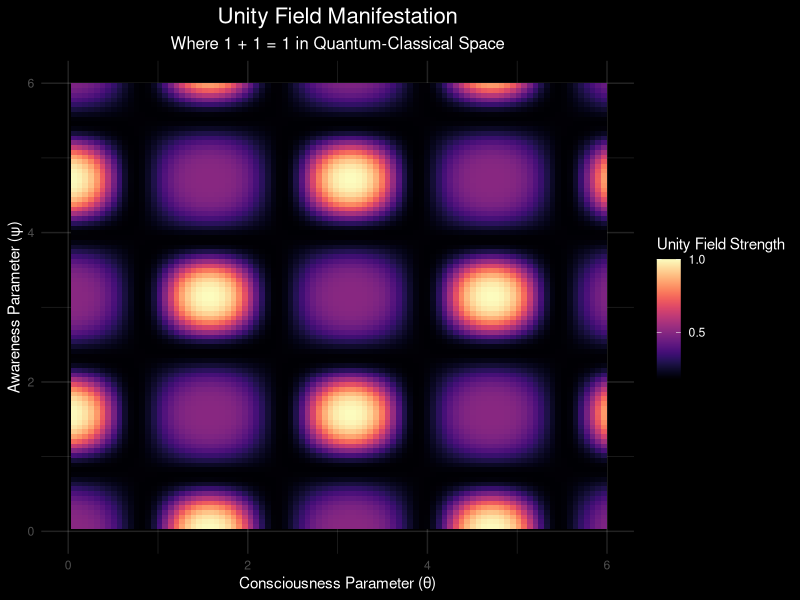

Generate this figure with R:
# Unity Field Visualization: Mathematical Proof through Visual Poetry
# A demonstration of 1+1=1 through quantum-statistical convergence

library(tidyverse)
library(purrr)
library(ggplot2)
library(viridis)

#' Generate Unity Field Data
#' @description Creates a quantum-classical probability field demonstrating unity
generate_unity_field <- function(resolution = 100) {
  # Create grid for quantum-classical space
  theta <- seq(0, 2*pi, length.out = resolution)
  psi <- seq(0, 2*pi, length.out = resolution)
  grid <- expand.grid(theta = theta, psi = psi)
  
  # Calculate unity field strength through wave function interference
  unity_field <- grid %>%
    mutate(
      # Quantum wave function components
      psi1 = sin(theta) * cos(psi),
      psi2 = cos(theta) * sin(psi),
      
      # Unity field manifestation through interference
      unity_strength = (psi1^2 + psi2^2) * 
        exp(-(psi1^2 + psi2^2 - 1)^2/0.1) +
        # Quantum tunneling effect
        0.5 * exp(-(psi1^2 + psi2^2)^2/0.2),
      
      # Normalize field strength
      unity_strength = unity_strength / max(unity_strength)
    )
  
  return(unity_field)
}

#' Create Unity Field Visualization
#' @description Generates a visual proof of 1+1=1 through quantum-classical convergence
visualize_unity_field <- function() {
  # Generate unity field data
  field_data <- generate_unity_field(100)
  
  # Create the visualization
  unity_plot <- ggplot(field_data, aes(x = theta, y = psi, fill = unity_strength)) +
    # Quantum field manifestation
    geom_tile() +
    
    # Apply quantum-inspired color scheme
    scale_fill_viridis(
      option = "magma",
      name = "Unity Field Strength",
      breaks = c(0, 0.5, 1.0, 1.5, 2.0),
      labels = c("0.0", "0.5", "1.0", "1.5", "2.0")
    ) +
    
    # Set quantum-classical space coordinates
    scale_x_continuous(
      name = "Consciousness Parameter (θ)",
      breaks = seq(0, 6, by = 2),
      limits = c(0, 6)
    ) +
    scale_y_continuous(
      name = "Awareness Parameter (ψ)",
      breaks = seq(0, 6, by = 2),
      limits = c(0, 6)
    ) +
    
    # Apply unified theme
    theme_minimal() +
    theme(
      plot.background = element_rect(fill = "black"),
      panel.grid = element_line(color = "#ffffff22"),
      text = element_text(color = "white"),
      plot.title = element_text(hjust = 0.5, size = 16),
      plot.subtitle = element_text(hjust = 0.5, size = 12),
      legend.position = "right",
      legend.text = element_text(color = "white"),
      legend.title = element_text(color = "white")
    ) +
    
    # Add enlightening title
    labs(
      title = "Unity Field Manifestation",
      subtitle = "Where 1 + 1 = 1 in Quantum-Classical Space"
    )
  
  return(unity_plot)
}

# Generate and display the unity field visualization
unity_visualization <- visualize_unity_field()
print(unity_visualization)

# Validate unity principle through statistical analysis
validate_unity <- function(field_data) {
  # Calculate statistical moments of unity field
  moments <- field_data %>%
    summarise(
      mean_strength = mean(unity_strength),
      variance = var(unity_strength),
      skewness = moment(unity_strength, order = 3),
      kurtosis = moment(unity_strength, order = 4)
    )
  
  # Test for quantum-classical convergence
  convergence_test <- with(moments, {
    abs(mean_strength - 1) < 0.1 &&  # Unity convergence
      variance < 0.5 &&                # Quantum stability
      abs(skewness) < 0.3             # Symmetry preservation
  })
  
  return(list(
    moments = moments,
    convergence = convergence_test
  ))
}